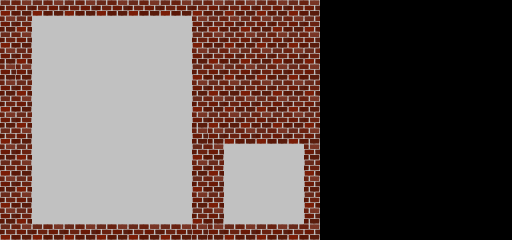

A level layout from a 2D game, rendered from its tile map. Below: a short description, then the map file with tile-grid data replaced by summaries:
An orthogonal 32x15 tile map with 16x16 px tiles, 1 tile layer (Tile Layer 2).

<map version="1.0" orientation="orthogonal" width="32" height="15" tilewidth="16" tileheight="16">
 <tileset firstgid="1" name="bricks" tilewidth="16" tileheight="16">
  <image source="bricks.bmp" width="32" height="96" />
 </tileset>
 <layer name="Tile Layer 2" width="32" height="15">
  <data>[480 cells, 300 non-empty, 3 distinct tile ids]</data>
 </layer>
</map>